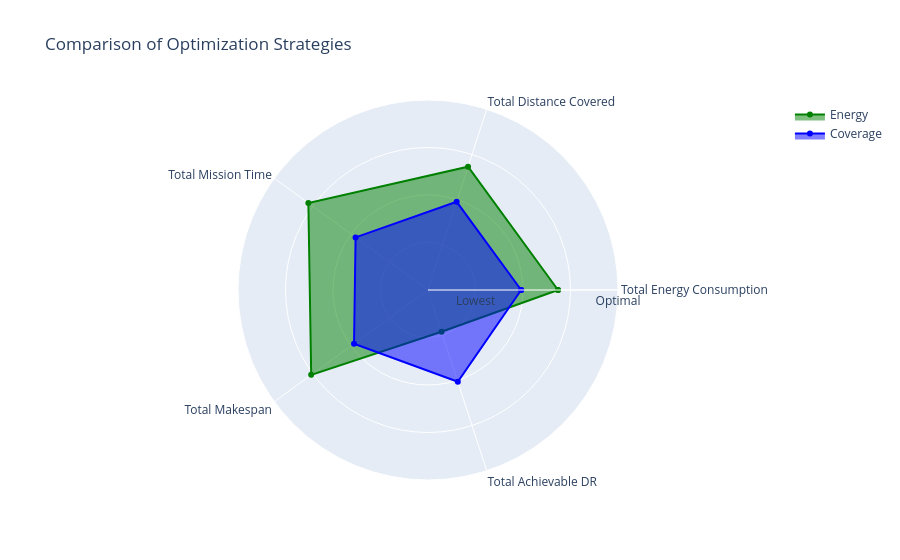

This figure's notebook cell:
### Code cell
import matplotlib.pyplot as plt
import plotly.graph_objects as go
from sklearn.preprocessing import MinMaxScaler

def plotly_radar(normalized_df, metrics, strategy_names, colors):
    fig = go.Figure()
    print(normalized_df.describe())
    for strategy_name, color in zip(strategy_names, colors):
        values = normalized_df.loc[normalized_df['Objective Function'] == strategy_name, metrics].mean().tolist()
        values += values[:1]  # close the radar
        print(values)
        fig.add_trace(go.Scatterpolar(
            r=values,
            theta=metrics + [metrics[0]],
            fill='toself',
            name=strategy_name.capitalize(),
            line=dict(color=color)
        ))
    fig.update_layout(
        polar=dict(
            radialaxis=dict(
                visible=True,
                range=[0, 1],
                tickvals=[0.25, 0.5, 0.75, 1],
                ticktext=['Lowest', '', '', 'Optimal']
            ),
            angularaxis=dict(
                tickmode='array',
                tickvals=list(range(len(metrics))),
                ticktext=metrics
            )
        ),
        showlegend=True,
        title="Comparison of Optimization Strategies"
    )
    fig.show()

exclude_cols = ['Scenario',  'Memory Usage','Mission Efficiency per Energy',
                'Mission Efficiency per Time','Number of Users','Number of Areas','Number of Agents','Total Number of Variables','Idle Ratio','Total Number of Clusters','Total Nodes Visited',
                'Scaled Mission Efficiency per Energy (nodes per kWh)','Scaled Mission Efficiency per Time (nodes per hour)','Average Visits per Node','Node Coverage Ratio',
                # 'Total Number of Constraints','Computational Time','Total Makespan','Total Achievable DR']
                'Total Number of Constraints','Computational Time','Average Makespan per Cluster','Average Data Rate per Cluster']


ground_data = pd.read_csv('grouped_means.csv')

scaler = MinMaxScaler()
x = ground_data.drop(exclude_cols, axis=1)
# metrics = ['Total Energy Consumption', 'Total Distance Covered', 'Total Mission Time',  'Average Makespan per Cluster','Average Data Rate per Cluster']
metrics = ['Total Energy Consumption', 'Total Distance Covered', 'Total Mission Time',  'Total Makespan','Total Achievable DR']

cost_metrics = ['Total Energy Consumption', 'Total Distance Covered', 'Total Mission Time', 'Total Makespan']

normalized_df = x.copy() 

for metric in metrics: 
    normalized_df[metric] = scaler.fit_transform(normalized_df[[metric]])
    if metric in cost_metrics:
        normalized_df[metric] = 1 - normalized_df[metric]
    else:
        normalized_df[metric] = normalized_df[metric] 
    

# for metric in metrics: 
#     min_val = normalized_df[metric].min()
#     max_val = normalized_df[metric].max()
#     normalized_df[metric] = (normalized_df[metric] - min_val) / (max_val - min_val)

#     if metric in cost_metrics: 
#         normalized_df[metric] = 1 - normalized_df[metric]
#     else: 
#         normalized_df[metric] = normalized_df[metric] 

# labels = metrics
# num_vars = len(labels)

# angles = np.linspace(0,2*np.pi,num_vars,endpoint=False).tolist()
# angles += angles[:1] 

plotly_radar(normalized_df, metrics, ['energy', 'coverage'], ['green', 'blue'])


# fig, ax = plt.subplots(figsize=(8,8), subplot_kw=dict(polar=True))

# def add_to_radar(strategy_name, color): 
#     values = normalized_df.loc[normalized_df['Objective Function'] == strategy_name, metrics].mean().tolist()
#     values += values[:1]  # repeat the first value to close the radar chart
#     print(values)
#     print(angles)
#     ax.plot(angles, values, color=color, linewidth=2, label=strategy_name)
#     ax.fill(angles, values, color=color, alpha=0.25)

# add_to_radar('energy', 'green')
# add_to_radar('coverage', 'blue')

# ax.set_thetagrids(np.degrees(angles[:-1]), labels)

# ax.set_rlabel_position(0)
# ax.set_ylim(0,1)
# ax.set_yticks([0.25, 0.5, 0.75, 1])
# ax.set_yticklabels(['Lowest', '', '', 'Optimal'])

# plt.title("Comparison of Optimization Strategies", size=20, color='blue', y=1.1)
# ax.legend(loc='upper right', bbox_to_anchor=(1.3, 1.1))

plt.show()

### Figure 1 — Plotly figure (JSON) as saved in the notebook; plotly's stock layout.template omitted (floating-point values rounded to 4 significant figures)
{"data": [{"fill": "toself", "line": {"color": "green"}, "name": "Energy", "r": [0.6842, 0.6822, 0.7783, 0.7599, 0.2308, 0.6842], "theta": ["Total Energy Consumption", "Total Distance Covered", "Total Mission Time", "Total Makespan", "Total Achievable DR", "Total Energy Consumption"], "type": "scatterpolar"}, {"fill": "toself", "line": {"color": "blue"}, "name": "Coverage", "r": [0.4904, 0.4882, 0.4712, 0.4812, 0.5075, 0.4904], "theta": ["Total Energy Consumption", "Total Distance Covered", "Total Mission Time", "Total Makespan", "Total Achievable DR", "Total Energy Consumption"], "type": "scatterpolar"}], "layout": {"polar": {"angularaxis": {"tickmode": "array", "ticktext": ["Total Energy Consumption", "Total Distance Covered", "Total Mission Time", "Total Makespan", "Total Achievable DR"], "tickvals": [0, 1, 2, 3, 4]}, "radialaxis": {"range": [0, 1], "ticktext": ["Lowest", "", "", "Optimal"], "tickvals": [0.25, 0.5, 0.75, 1], "visible": true}}, "showlegend": true, "title": {"text": "Comparison of Optimization Strategies"}}}
